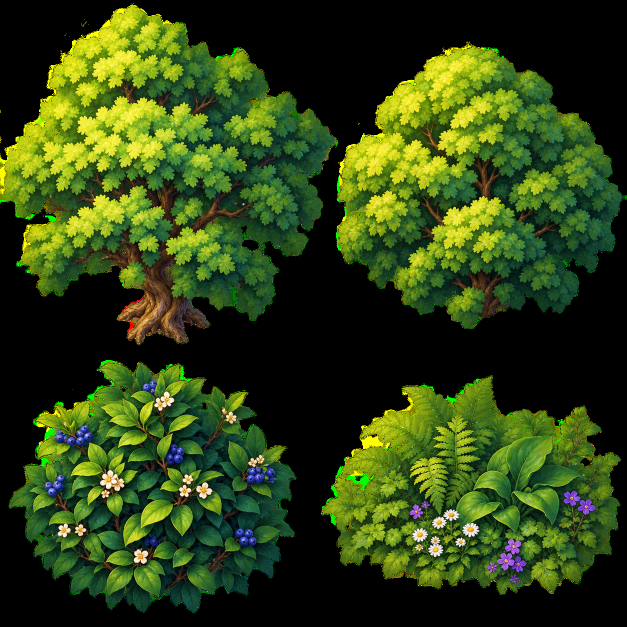
#> input picture assets/art-source/foliage-hd-v1.png, 1254 x 1254 px (shown at 1/2 size)
$ python -i import-supplied-art.py   (imports and definitions only)
#> lines starting #> are read from the running program, lines starting #| are printed output that depends on the picture
"""Select supplied RGB+alpha artwork. ASC files are parsed as data; nothing is executed."""
from pathlib import Path
from PIL import Image, ImageDraw, ImageFont
import io, json, re, zipfile, hashlib

ROOT = Path(__file__).resolve().parents[1]
OUT = ROOT / 'assets/imported'
# [1 line not run here, left out]
ARCHIVE = Path.home() / 'Downloads/Fieldrunners2_barcha_dizaynlar (6).zip'
UI_ARCHIVE = Path.home() / 'Downloads/04_Iconlar_UI_va_ranglar.zip'
# [1 line that did not run here, left out]
index = {}
# [5 lines not run here, left out]
used = {}
# [23 lines left out: functions raw, picture, save, not called in this run]

manifest={'version':1,'source':'User-supplied Fieldrunners2 archives; selected compatible artwork','assets':{}}
mapping={'Gatling':'Gatling','Goo':'Glue','Missile':'Missile','Tesla':'Tesla','Flame':'Flame','Mortar':'Cannonball','Laser':'Laser','Ice':'Ice'}
# [3 lines not run here, left out]

# [35 lines left out: functions frames, choose, not called in this run]

sheet_cache={}
def crop(frame):
    name=frame['file']
    if name not in sheet_cache:sheet_cache[name]=picture(name)
    sheet=sheet_cache[name]
    if sheet is None:return None
    x,y,w,h=frame['rect']
    if x+w>sheet.width or y+h>sheet.height:return None
    return sheet.crop((x,y,x+w,y+h))

towers={
 'Gatling':('Tower_Gatling_Turret.asc','Tower_MachineGun_Base.asc'),
 'Goo':('Tower_Glue_Turret.asc','Tower_Glue_Base.asc'),
 'Missile':('Tower_Missile.asc',None),
 'Tesla':('Tower_Lightning.asc',None),
 'Flame':('Tower_Flame_Turret.asc','Tower_Flame_Base.asc'),
 'Mortar':('Tower_Cannonball_Turret.asc','Tower_Cannonball_Base.asc'),
 'Laser':('Tower_Laser_Turret.asc','Tower_Laser_Base.asc'),
 'Ice':('Tower_Ice_Turret.asc','Tower_Ice_Base.asc')}
# [25 lines not run here, left out]

# Authentic humanoid running cycles: preserve native poses and directional perspective.
unit_sources = {
    'Infantry':'Enemy_Soldier_Light', 'Runner':'Enemy_Soldier_Anti_Slow_Light', 'Heavy':'Enemy_Soldier_Heavy',
    'Motorcycle':'Enemy_Bike_Light', 'Tank':'Enemy_Tank_Light',
    'Helicopter':'Enemy_Air_Helicopter_Light', 'Plane':'Enemy_Air_Plane_Bi_Medium',
    'RailCart':'Enemy_Truck_Transport_Medium', 'HeavyTank':'Enemy_Hero_Tank_Tiger',
    'AirFortress':'Enemy_Air_Helicopter_Transport_Heavy', 'RailColossus':'Enemy_Truck_V2_Heavy'
}
# [33 lines not run here, left out]

decor={
 'nature:tree-wide':'G2_Overlay_Tree_04',
 'nature:tree-round':'G2_Overlay_Tree_05',
 'nature:garden':'G4_Overlay_Bottom_1',
 'nature:hedge':'G4_Overlay_Bottom_2',
 'nature:palm-wide':'D3_Overlay_Tree_01',
 'nature:palm-low':'D3_Overlay_Tree_02',
 'nature:palm-tall':'D3_Overlay_Tree_03',
 'nature:dry-tree':'D1_Overlay_Tree_02',
 'nature:plant-small':'D1_Overlay_Plant_01',
 'nature:cactus2':'D5_Overlay_Plant_02',
 'nature:cactus3':'D5_Overlay_Plant_03',
 'nature:cactus4':'D5_Overlay_Plant_04',
 'nature:cactus5':'D5_Overlay_Plant_05',
 'nature:cactus6':'D5_Overlay_Plant_06',
 'nature:cactus7':'D5_Overlay_Plant_07',
 'decor:tree':'G2_Overlay_Tree_01',
 'decor:tree2':'G2_Overlay_Tree_02',
 'decor:desert-tree':'D1_Overlay_Tree_01',
 'decor:desert-hut':'D1_Overlay_Hut_01',
 'decor:desert-plant':'D5_Overlay_Plant_01',
 'decor:crystal':'l1_Overlay_Crystal_C_01',
 'decor:crystal2':'l1_Overlay_Crystal_C_04',
 'decor:fence':'G2_Overlay_Fence',
 'decor:border':'G1_Overlay_Boarder_S_01',
 'decor:entrance':'G1_Overlay_Entrance_01',
 'decor:exit':'G1_Overlay_Exit_01',
 'decor:rock':'l2_Overlay_Rocks_e',
 'world:island1':'Worldmap_Island_01',
 'world:island2':'Worldmap_Island_02',
 'world:background1':'Worldmap_Background_01',
 'world:background2':'Worldmap_Background_02',
 'world:stars':'Worldmap_Stars_00000'}
# [24 lines not run here, left out]

# Newly generated high-resolution foliage replaces the small archive silhouettes.
# Slice the atlas at its transparent gutters; retain the original generated alpha.
hd_source=ROOT/'assets/art-source/foliage-hd-v1.png'
# [14 lines not run here, left out]

# Menu-resolution illustration based on the actual game units; source identity is documented.
duel_source=ROOT/'assets/art-source/menu-native-duel-v2-vs.png'
if not duel_source.exists(): duel_source=ROOT/'assets/art-source/menu-native-duel-v1.png'
# [2 lines not run here, left out]

# Full-page menu scene extends the same ground beneath the controls and the units.
scene_source=ROOT/'assets/art-source/menu-full-scene-v1.png'
# [5 lines not run here, left out]
# A local visual inventory makes transparency/frame selection reviewable.
tiles=[]
# [8 lines not run here, left out]
sheet=Image.new('RGBA',(240*6,220*((len(tiles)+5)//6)),(32,40,38,255))
# [3 lines not run here, left out]

>>> import cv2
>>> picture = cv2.imread('../assets/art-source/foliage-hd-v1.png', cv2.IMREAD_GRAYSCALE)
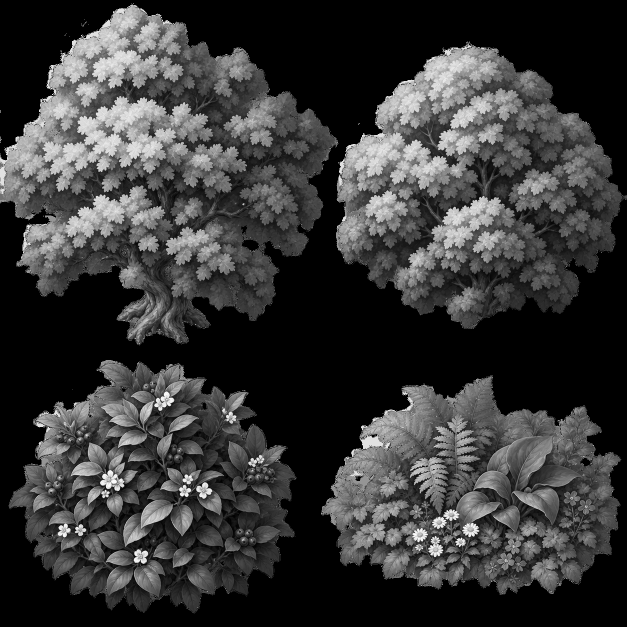
#> picture: shape (1254, 1254) (shown at 1/2 size); min 0, max 255, mean 55.3
#> (the run stopped early here; a loop or call above may not have finished)

$ run again, on assets/art-source/menu-duel-v1.png
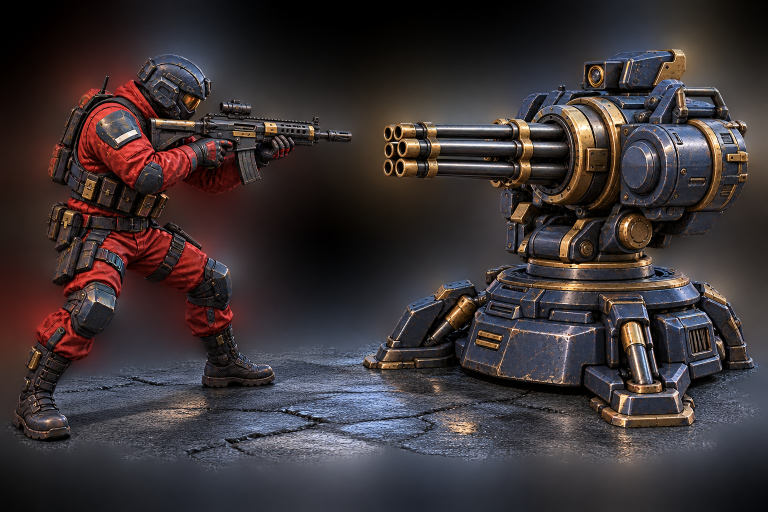
#> input picture assets/art-source/menu-duel-v1.png, 1536 x 1024 px (shown at 1/2 size)
#> `picture = cv2.imread('../assets/art-source/foliage-hd-v1.png', cv2.IMR..`:
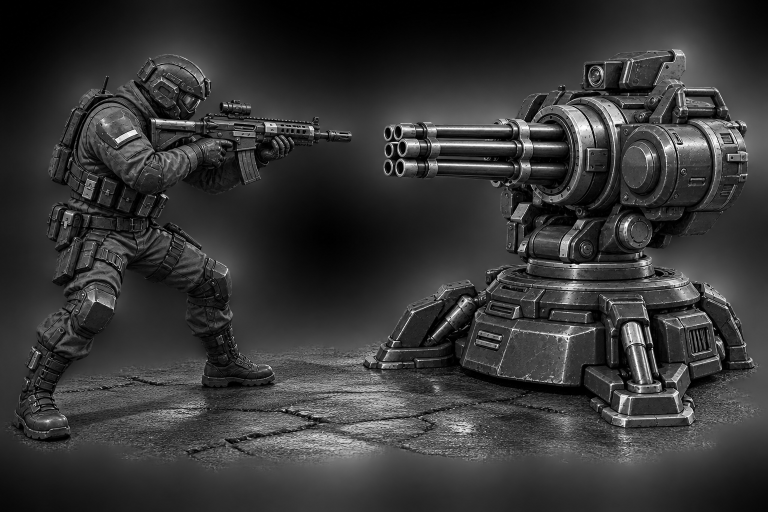
#> picture: shape (1024, 1536) (shown at 1/2 size); min 0, max 255, mean 53.1
